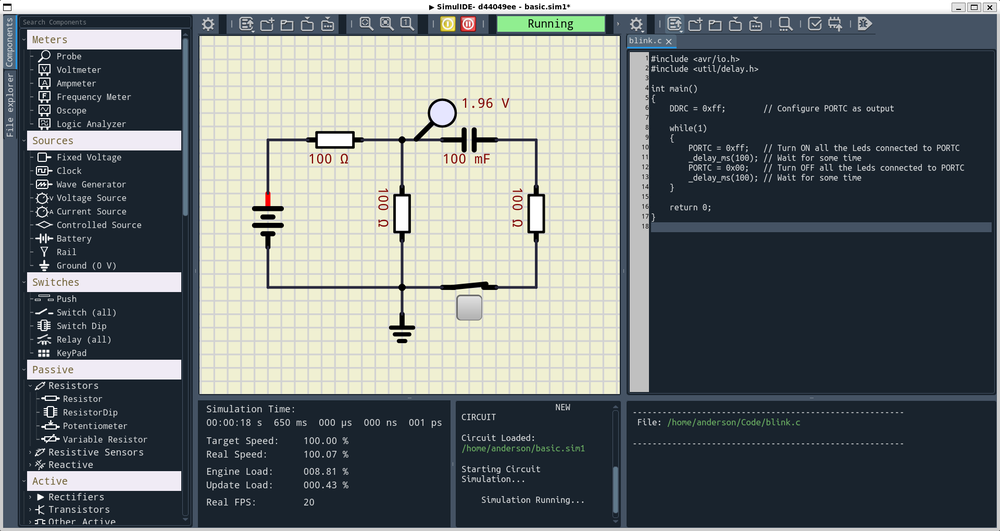
#> input picture images/simulide_dark_theme.png, 1000 x 531 px, shrunk from 1920 x 1020 before the run, found by its file name; its folder holds only this picture in this run
$ python invert_colors.py
#> lines starting #> are read from the running program, lines starting #| are printed output that depends on the picture
from PIL import Image, ImageOps
import os

def invert_image_color(image_path, output_path):
    # Load the image
#> called with image_path = 'C:\\Temp\\images/simulide_dark_theme.png', output_path = 'C:\\Temp\\images2/simulide_dark_theme.png'
    img = Image.open(image_path)
#> img is the input picture: PIL image 1000x531 RGBA; mean R, G, B, A 105.8, 112.3, 112.7, 255

    # Convert the image to RGBA if not already
    if img.mode != 'RGBA':
        img = img.convert('RGBA')

    # Invert the colors, preserving transparency
    r, g, b, a = img.split()
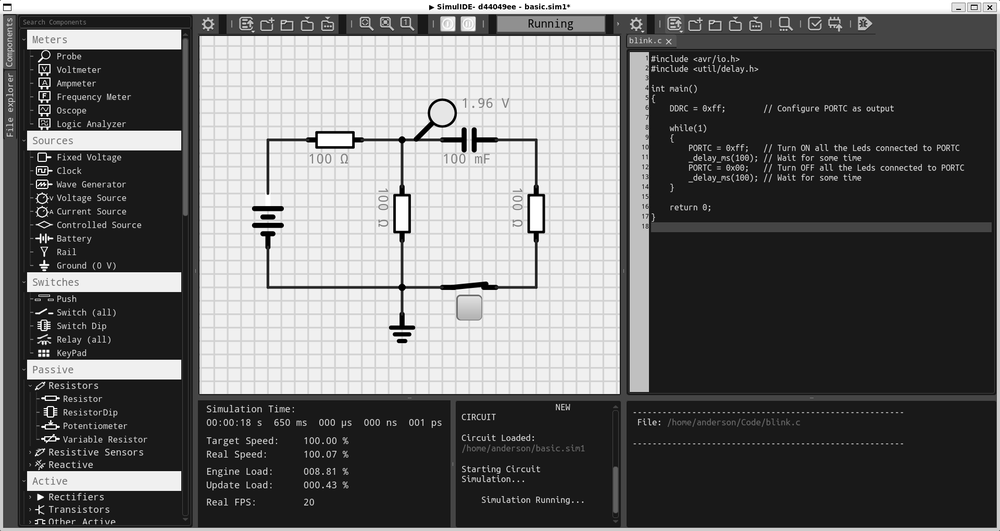
#> r: PIL image 1000x531 L; min 0, max 255, mean 105.8
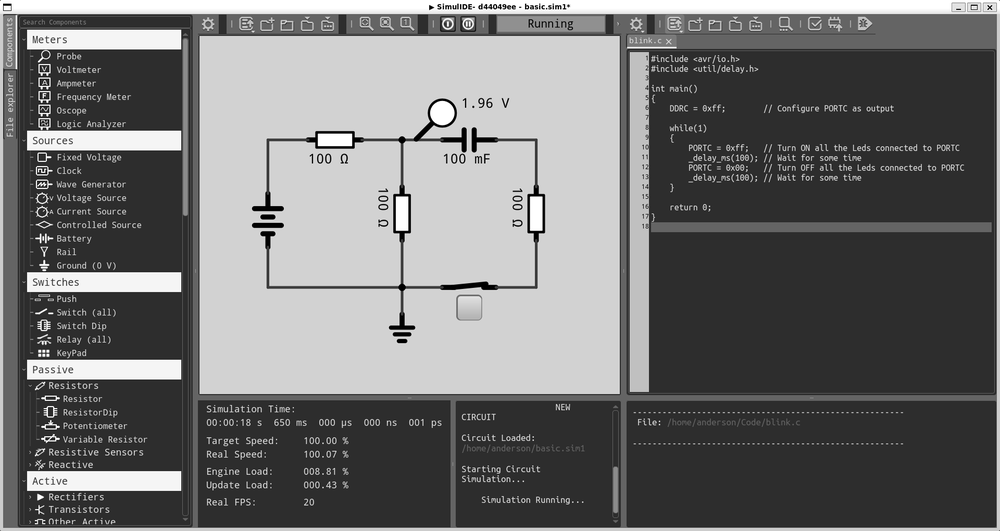
#> b: PIL image 1000x531 L; min 0, max 255, mean 112.7
#> a: PIL image 1000x531 L; every value is 255
    rgb_image = Image.merge('RGB', (r, g, b))

    inverted_image = ImageOps.invert(rgb_image)
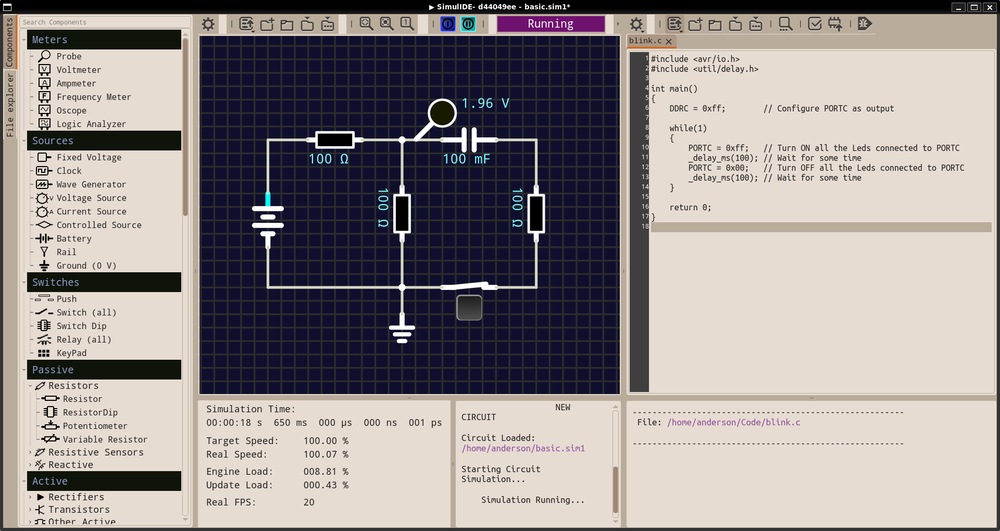
#> inverted_image: PIL image 1000x531 RGB; mean R, G, B 149.2, 142.7, 142.3

    r, g, b = inverted_image.split()
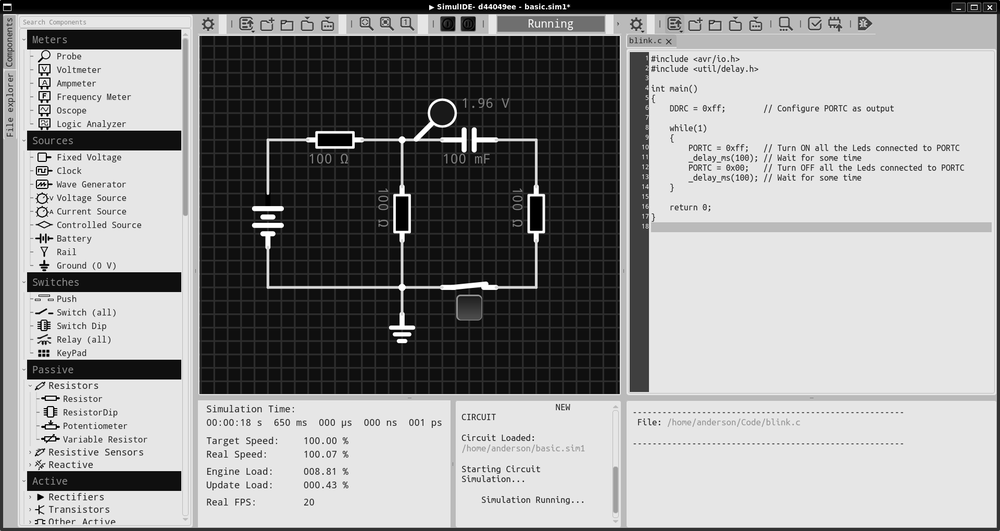
#> r: PIL image 1000x531 L; min 0, max 255, mean 149.2
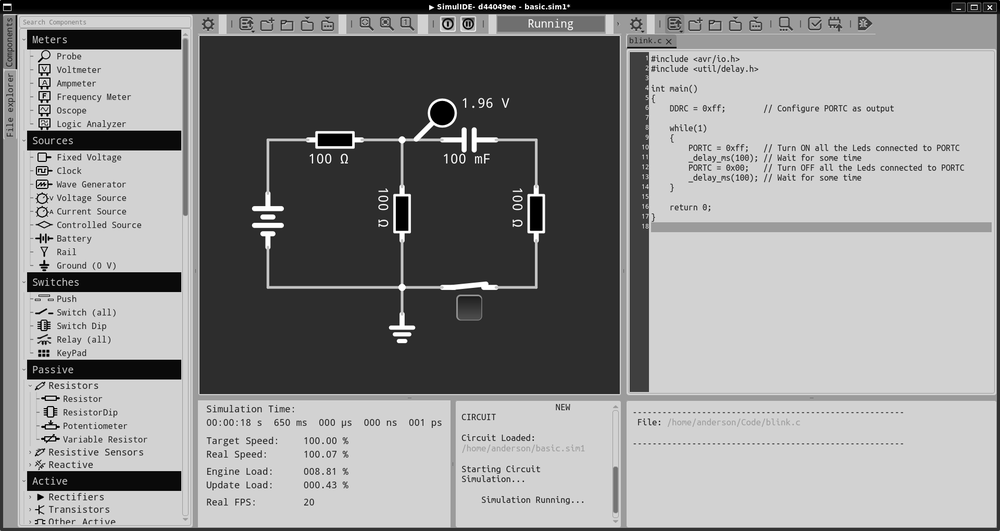
#> b: PIL image 1000x531 L; min 0, max 255, mean 142.3
    inverted_image = Image.merge('RGBA', (r, g, b, a))
#> inverted_image: PIL image 1000x531 RGBA

    # Save the inverted image
    inverted_image.save(output_path)

def invert_colors_in_directory(directory_path, output_directory):
    # Create the output directory if it doesn't exist
    if not os.path.exists(output_directory):
        os.makedirs(output_directory)

    # List all PNG files in the directory
    for filename in os.listdir(directory_path):
        if filename.endswith('.png'):
            # Full path of the original file and the output file
            original_path = os.path.join(directory_path, filename)
            output_path = os.path.join(output_directory, filename)

            # Invert the colors of the image
            invert_image_color(original_path, output_path)
            print(f"Image processed: {filename}")

# Path of the input and output directory
input_directory = 'C:\\Temp\\images'
output_directory = 'C:\\Temp\\images2'

# Process all PNG files in the directory
invert_colors_in_directory(input_directory, output_directory)
